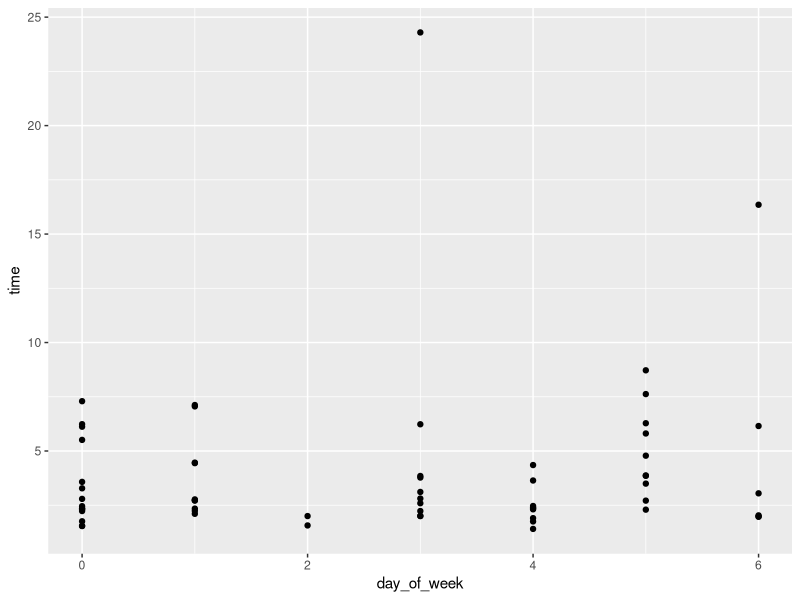

Here is the R script that generated this plot:
require(data.table)
require(ggplot2)

setwd("/Users/admin/Dropbox/Projects/game AI/crossword/")

r <- read.csv("results/ns_results2.txt", header=F, sep="\t",
              col.names=c("i_clue", "clue", "answer", "length", "day_of_week", 
                          "year", "puzpath", "n_fills", "prompt", "guess", "won", "time", "player_name"))

r <- data.table(r)
r.won <- r[won == "true"]
ggplot(r.won, aes(x=day_of_week, y=time)) + geom_point()